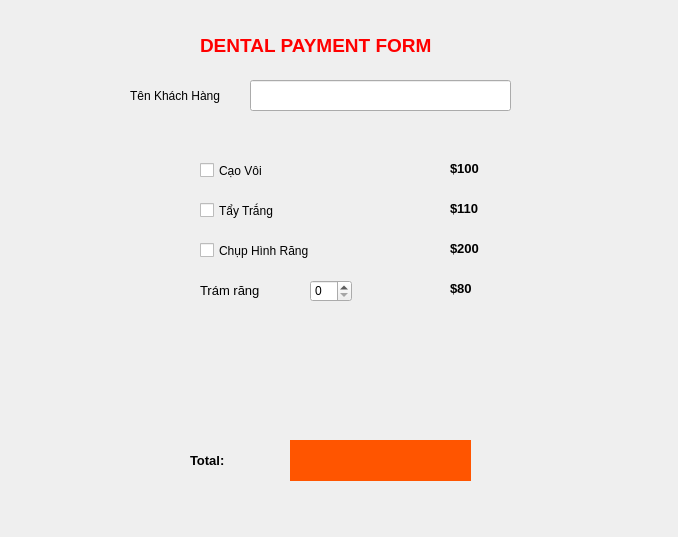
<?xml version="1.0" encoding="UTF-8"?>
<ui version="4.0">
 <class>Dialog</class>
 <widget class="QDialog" name="Dialog">
  <property name="geometry">
   <rect>
    <x>0</x>
    <y>0</y>
    <width>678</width>
    <height>537</height>
   </rect>
  </property>
  <property name="windowTitle">
   <string>Dialog</string>
  </property>
  <widget class="QLabel" name="label">
   <property name="geometry">
    <rect>
     <x>200</x>
     <y>30</y>
     <width>301</width>
     <height>31</height>
    </rect>
   </property>
   <property name="font">
    <font>
     <pointsize>14</pointsize>
     <weight>75</weight>
     <bold>true</bold>
    </font>
   </property>
   <property name="styleSheet">
    <string notr="true">color:red;</string>
   </property>
   <property name="text">
    <string>DENTAL PAYMENT FORM</string>
   </property>
  </widget>
  <widget class="QLabel" name="label_2">
   <property name="geometry">
    <rect>
     <x>450</x>
     <y>160</y>
     <width>141</width>
     <height>16</height>
    </rect>
   </property>
   <property name="font">
    <font>
     <pointsize>10</pointsize>
     <weight>75</weight>
     <bold>true</bold>
    </font>
   </property>
   <property name="text">
    <string>$100</string>
   </property>
  </widget>
  <widget class="QLabel" name="label_3">
   <property name="geometry">
    <rect>
     <x>450</x>
     <y>200</y>
     <width>151</width>
     <height>16</height>
    </rect>
   </property>
   <property name="font">
    <font>
     <pointsize>10</pointsize>
     <weight>75</weight>
     <bold>true</bold>
    </font>
   </property>
   <property name="text">
    <string>$110</string>
   </property>
  </widget>
  <widget class="QLabel" name="label_4">
   <property name="geometry">
    <rect>
     <x>450</x>
     <y>240</y>
     <width>171</width>
     <height>16</height>
    </rect>
   </property>
   <property name="font">
    <font>
     <pointsize>10</pointsize>
     <weight>75</weight>
     <bold>true</bold>
    </font>
   </property>
   <property name="text">
    <string>$200</string>
   </property>
  </widget>
  <widget class="QLabel" name="label_5">
   <property name="geometry">
    <rect>
     <x>450</x>
     <y>280</y>
     <width>181</width>
     <height>16</height>
    </rect>
   </property>
   <property name="font">
    <font>
     <pointsize>10</pointsize>
     <weight>75</weight>
     <bold>true</bold>
    </font>
   </property>
   <property name="text">
    <string>$80</string>
   </property>
  </widget>
  <widget class="QLabel" name="label_6">
   <property name="geometry">
    <rect>
     <x>190</x>
     <y>440</y>
     <width>91</width>
     <height>41</height>
    </rect>
   </property>
   <property name="font">
    <font>
     <pointsize>10</pointsize>
     <weight>75</weight>
     <bold>true</bold>
    </font>
   </property>
   <property name="text">
    <string>Total:</string>
   </property>
  </widget>
  <widget class="QLabel" name="total">
   <property name="geometry">
    <rect>
     <x>290</x>
     <y>440</y>
     <width>181</width>
     <height>41</height>
    </rect>
   </property>
   <property name="styleSheet">
    <string notr="true">background-color:rgb(255, 85, 0);
boder-radius:25%;</string>
   </property>
   <property name="text">
    <string/>
   </property>
  </widget>
  <widget class="QCheckBox" name="checkBox">
   <property name="geometry">
    <rect>
     <x>200</x>
     <y>160</y>
     <width>121</width>
     <height>21</height>
    </rect>
   </property>
   <property name="text">
    <string>Cạo Vôi</string>
   </property>
  </widget>
  <widget class="QCheckBox" name="checkBox_2">
   <property name="geometry">
    <rect>
     <x>200</x>
     <y>200</y>
     <width>121</width>
     <height>21</height>
    </rect>
   </property>
   <property name="text">
    <string>Tẩy Trắng</string>
   </property>
  </widget>
  <widget class="QCheckBox" name="checkBox_3">
   <property name="geometry">
    <rect>
     <x>200</x>
     <y>240</y>
     <width>121</width>
     <height>21</height>
    </rect>
   </property>
   <property name="text">
    <string>Chụp Hình Răng</string>
   </property>
  </widget>
  <widget class="QSpinBox" name="spinBox">
   <property name="geometry">
    <rect>
     <x>310</x>
     <y>280</y>
     <width>42</width>
     <height>22</height>
    </rect>
   </property>
  </widget>
  <widget class="QLabel" name="label_8">
   <property name="geometry">
    <rect>
     <x>200</x>
     <y>280</y>
     <width>61</width>
     <height>21</height>
    </rect>
   </property>
   <property name="font">
    <font>
     <pointsize>10</pointsize>
    </font>
   </property>
   <property name="text">
    <string>Trám răng</string>
   </property>
  </widget>
  <widget class="QLineEdit" name="lineEdit">
   <property name="geometry">
    <rect>
     <x>250</x>
     <y>80</y>
     <width>261</width>
     <height>31</height>
    </rect>
   </property>
  </widget>
  <widget class="QLabel" name="label_7">
   <property name="geometry">
    <rect>
     <x>130</x>
     <y>85</y>
     <width>91</width>
     <height>21</height>
    </rect>
   </property>
   <property name="text">
    <string>Tên Khách Hàng</string>
   </property>
  </widget>
 </widget>
 <resources/>
 <connections/>
</ui>
